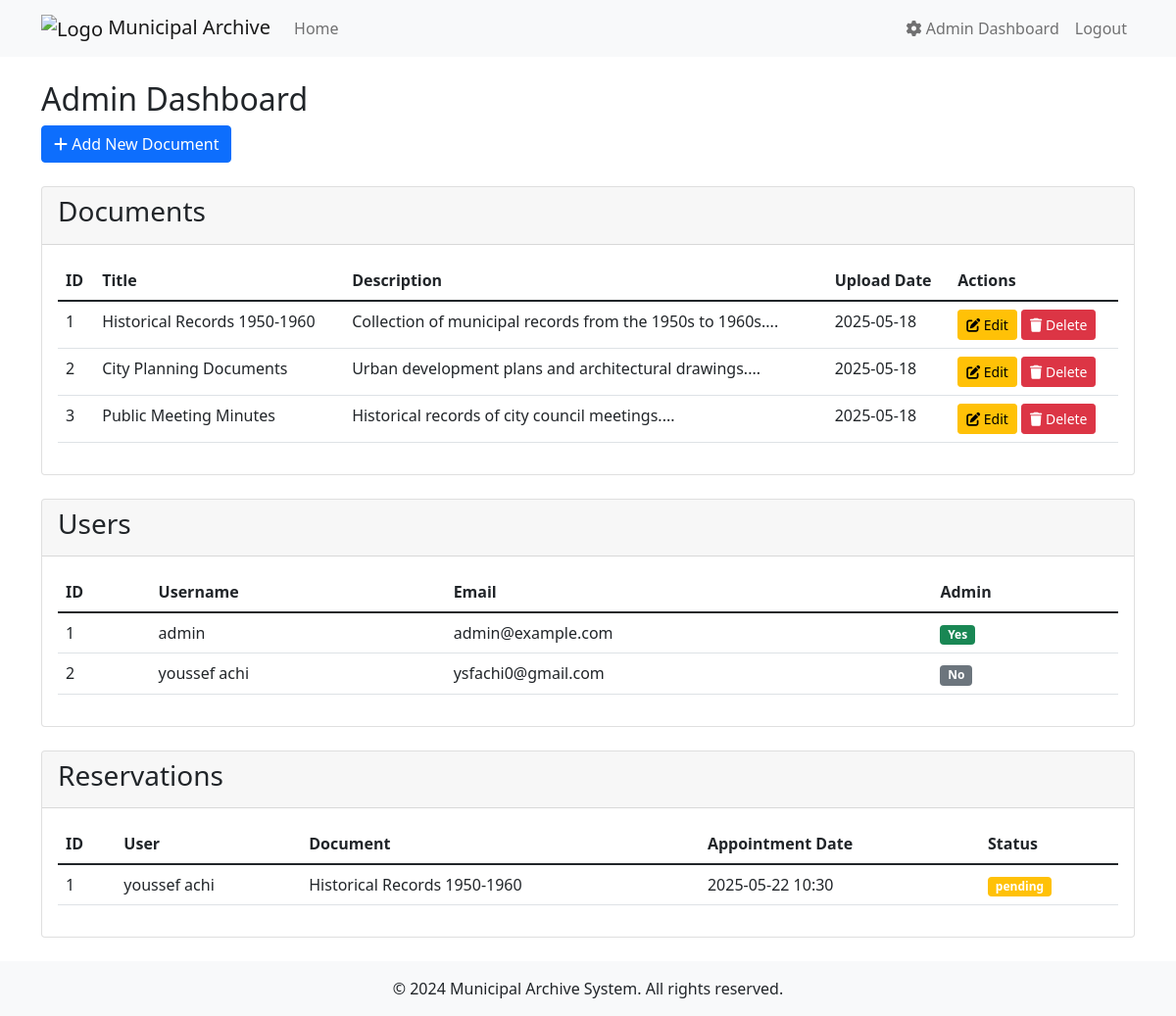
The page /admin (signed in) on the database its author committed.
### app.py (models this page shows, shortened)
class Document(db.Model):
    id = db.Column(db.Integer, primary_key=True)
    title = db.Column(db.String(100), nullable=False)
    description = db.Column(db.Text, nullable=False)
    image_path = db.Column(db.String(200))
    upload_date = db.Column(db.DateTime, default=datetime.utcnow)
    reservations = db.relationship('Reservation', backref='document', lazy=True)

class User(db.Model):
    id = db.Column(db.Integer, primary_key=True)
    username = db.Column(db.String(80), unique=True, nullable=False)
    email = db.Column(db.String(120), unique=True, nullable=False)
    password_hash = db.Column(db.String(128))
    is_admin = db.Column(db.Boolean, default=False)
    reservations = db.relationship('Reservation', backref='user', lazy=True)

class Reservation(db.Model):
    id = db.Column(db.Integer, primary_key=True)
    user_id = db.Column(db.Integer, db.ForeignKey('user.id'), nullable=False)
    document_id = db.Column(db.Integer, db.ForeignKey('document.id'), nullable=False)
    reservation_date = db.Column(db.DateTime, nullable=False, default=datetime.utcnow)
    appointment_date = db.Column(db.DateTime, nullable=False)
    appointment_time = db.Column(db.String(5), nullable=False)
    status = db.Column(db.String(20), default='pending')
    notes = db.Column(db.Text)

### app.py (the view)
    def decorated_function(*args, **kwargs):
        if 'user_id' not in session:
            flash('Please login to access this page', 'error')
            return redirect(url_for('login'))
        user = User.query.get(session['user_id'])
        if not user or not user.is_admin:
            flash('You do not have permission to access this page', 'error')
            return redirect(url_for('index'))
        return f(*args, **kwargs)

### app.py (called while the page is built)
def admin_required(f):
    def decorated_function(*args, **kwargs):
        if 'user_id' not in session:
            flash('Please login to access this page', 'error')
            return redirect(url_for('login'))
        user = User.query.get(session['user_id'])
        if not user or not user.is_admin:
            flash('You do not have permission to access this page', 'error')
            return redirect(url_for('index'))
        return f(*args, **kwargs)
    decorated_function.__name__ = f.__name__
    return decorated_function

@app.route('/admin')
@admin_required
def admin_dashboard():
    documents = Document.query.all()
    users = User.query.all()
    reservations = Reservation.query.all()
    return render_template('admin/dashboard.html',
                         documents=documents,
                         users=users,
                         reservations=reservations)

### templates/admin/dashboard.html
{% extends "base.html" %}
{% block content %}
<div class="container mt-4">
    <div class="row mb-4">
        <div class="col">
            <h2>Admin Dashboard</h2>
            <a href="{{ url_for('add_document') }}" class="btn btn-primary">
                <i class="fas fa-plus"></i> Add New Document
            </a>
        </div>
    </div>
    <div class="card mb-4">
        <div class="card-header">
            <h3 class="card-title">Documents</h3>
        </div>
        <div class="card-body">
            <div class="table-responsive">
                <table class="table">
                    <thead>
                        <tr>
                            <th>ID</th>
                            <th>Title</th>
                            <th>Description</th>
                            <th>Upload Date</th>
                            <th>Actions</th>
                        </tr>
                    </thead>
                    <tbody>
                        {% for document in documents %}
                        <tr>
                            <td>{{ document.id }}</td>
                            <td>{{ document.title }}</td>
                            <td>{{ document.description[:100] }}...</td>
                            <td>{{ document.upload_date.strftime('%Y-%m-%d') }}</td>
                            <td>
                                <a href="{{ url_for('edit_document', document_id=document.id) }}" class="btn btn-sm btn-warning">
                                    <i class="fas fa-edit"></i> Edit
                                </a>
                                <form action="{{ url_for('delete_document', document_id=document.id) }}" method="POST" class="d-inline">
                                    <button type="submit" class="btn btn-sm btn-danger" onclick="return confirm('Are you sure you want to delete this document?')">
                                        <i class="fas fa-trash"></i> Delete
                                    </button>
                                </form>
                            </td>
                        </tr>
                        {% endfor %}
                    </tbody>
                </table>
            </div>
        </div>
    </div>
    <div class="card mb-4">
        <div class="card-header">
            <h3 class="card-title">Users</h3>
        </div>
        <div class="card-body">
            <div class="table-responsive">
                <table class="table">
                    <thead>
                        <tr>
                            <th>ID</th>
                            <th>Username</th>
                            <th>Email</th>
                            <th>Admin</th>
                        </tr>
                    </thead>
                    <tbody>
                        {% for user in users %}
                        <tr>
                            <td>{{ user.id }}</td>
                            <td>{{ user.username }}</td>
                            <td>{{ user.email }}</td>
                            <td>
                                {% if user.is_admin %}
                                <span class="badge bg-success">Yes</span>
                                {% else %}
                                <span class="badge bg-secondary">No</span>
                                {% endif %}
                            </td>
                        </tr>
                        {% endfor %}
                    </tbody>
                </table>
            </div>
        </div>
    </div>
    <div class="card mb-4">
        <div class="card-header">
            <h3 class="card-title">Reservations</h3>
        </div>
        <div class="card-body">
            <div class="table-responsive">
                <table class="table">
                    <thead>
                        <tr>
                            <th>ID</th>
                            <th>User</th>
                            <th>Document</th>
                            <th>Appointment Date</th>
                            <th>Status</th>
                        </tr>
                    </thead>
                    <tbody>
                        {% for reservation in reservations %}
                        <tr>
                            <td>{{ reservation.id }}</td>
                            <td>{{ reservation.user.username }}</td>
                            <td>{{ reservation.document.title }}</td>
                            <td>{{ reservation.appointment_date.strftime('%Y-%m-%d') }} {{ reservation.appointment_time }}</td>
                            <td>
                                <span class="badge bg-{{ 'success' if reservation.status == 'confirmed' else 'warning' }}">
                                    {{ reservation.status }}
                                </span>
                            </td>
                        </tr>
                        {% endfor %}
                    </tbody>
                </table>
            </div>
        </div>
    </div>
</div>
{% endblock %}

### templates/base.html (shortened to what this page needs)
<!DOCTYPE html>
<html lang="en">
<head>
    <link href="https://cdn.jsdelivr.net/npm/bootstrap@5.1.3/dist/css/bootstrap.min.css" rel="stylesheet">
    <link href="https://cdnjs.cloudflare.com/ajax/libs/font-awesome/6.0.0/css/all.min.css" rel="stylesheet">
    <link href="{{ url_for('static', filename='css/styles.css') }}" rel="stylesheet">
</head>
<body>
    <nav class="navbar navbar-expand-lg navbar-light bg-light">
        <div class="container">
            <a class="navbar-brand" href="{{ url_for('index') }}">
                <img src="{{ url_for('static', filename='assets/logo.png') }}" alt="Logo" height="40">
                Municipal Archive
            </a>
            <div class="collapse navbar-collapse" id="navbarNav">
                <ul class="navbar-nav me-auto">
                    <li class="nav-item">
                        <a class="nav-link" href="{{ url_for('index') }}">Home</a>
                    </li>
                </ul>
                <ul class="navbar-nav">
                    {% if session.get('user_id') %}
                        {% if session.get('is_admin') %}
                        <li class="nav-item">
                            <a class="nav-link" href="{{ url_for('admin_dashboard') }}">
                                <i class="fas fa-cog"></i> Admin Dashboard
                            </a>
                        </li>
                        {% endif %}
                        <li class="nav-item">
                            <a class="nav-link" href="{{ url_for('logout') }}">Logout</a>
                        </li>
                    {% endif %}
                </ul>
            </div>
        </div>
    </nav>
    {% block content %}{% endblock %}
    <footer class="bg-light py-3 mt-auto">
        <div class="container text-center">
            <p class="mb-0">&copy; 2024 Municipal Archive System. All rights reserved.</p>
        </div>
    </footer>
</body>
</html>

### css/styles.css (style rules this page uses)
body { min-height: 100vh; display: flex; flex-direction: column; }
.navbar-brand img { height: 40px; }
footer { margin-top: auto; padding: 1rem 0; background-color: #f8f9fa; }

### rows shown on the page
Document: id "1", title "Historical Records 1950-1960", description "Collection of municipal records from the 1950s to 1960s.", upload_date "2025-05-18"
Document: id "2", title "City Planning Documents", description "Urban development plans and architectural drawings.", upload_date "2025-05-18"
Document: id "3", title "Public Meeting Minutes", description "Historical records of city council meetings.", upload_date "2025-05-18"
User: id "1", username "admin", email "admin@example.com", is_admin "Yes"
User: id "2", username "youssef achi", email "ysfachi0@gmail.com", is_admin "No"
Reservation: id "1", user.username "youssef achi", document "Historical Records 1950-1960", appointment_date "2025-05-22", appointment_time "10:30", status "pending"
